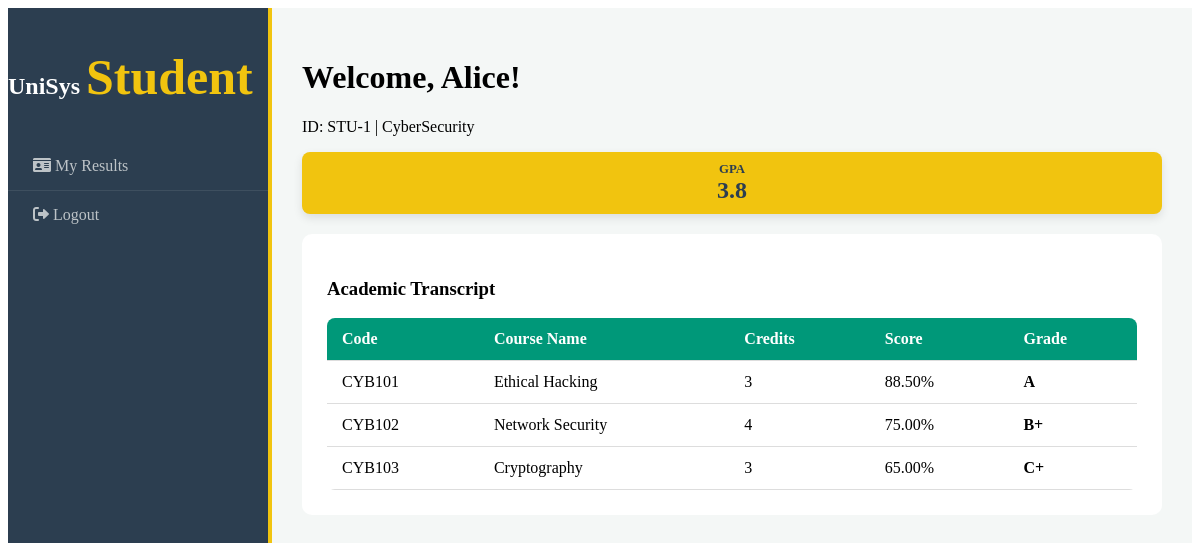
The page /php/student_portal.php (signed in) on the database its author committed.
### tables this page shows
CREATE TABLE `students` (
  `student_id` int(11) NOT NULL,
  `first_name` varchar(50) NOT NULL,
  `last_name` varchar(50) NOT NULL,
  `email` varchar(100) NOT NULL,
  `password` varchar(255) DEFAULT '123456',
  `dept_id` int(11) DEFAULT NULL,
  `registration_no` varchar(20) GENERATED ALWAYS AS (concat('STU-',`student_id`)) VIRTUAL
);

CREATE TABLE `departments` (
  `dept_id` int(11) NOT NULL,
  `dept_name` varchar(100) NOT NULL
);

CREATE TABLE `grades` (
  `grade_id` int(11) NOT NULL,
  `student_id` int(11) NOT NULL,
  `course_id` int(11) NOT NULL,
  `score` decimal(5,2) NOT NULL,
  `grade_letter` varchar(2) NOT NULL
);

CREATE TABLE `courses` (
  `course_id` int(11) NOT NULL,
  `course_code` varchar(20) NOT NULL,
  `course_name` varchar(100) NOT NULL,
  `credits` int(11) NOT NULL,
  `dept_id` int(11) DEFAULT NULL
);

### php/student_portal.php (the view, shortened to what this page needs)
<?php
include 'db_connect.php';
$student_id = $_SESSION['student_id'];
$stmt = $conn->prepare("SELECT s.*, d.dept_name FROM students s
                        JOIN departments d ON s.dept_id = d.dept_id
                        WHERE s.student_id = ?");
$stmt->bind_param("i", $student_id);
$stmt->execute();
$student = $stmt->get_result()->fetch_assoc();
$query = "SELECT g.*, c.course_name, c.course_code, c.credits
          FROM grades g
          JOIN courses c ON g.course_id = c.course_id
          WHERE g.student_id = ?";
$stmt = $conn->prepare($query);
$stmt->bind_param("i", $student_id);
$stmt->execute();
$results = $stmt->get_result();
$total_points = 0;
$total_credits = 0;
$grade_data = [];
while($row = $results->fetch_assoc()) {
    $grade_data[] = $row;
    $total_points += ($row['score'] * $row['credits']);
    $total_credits += $row['credits'];
}
$gpa = ($total_credits > 0) ? round(($total_points / ($total_credits * 100)) * 5, 2) : 0;
?>
<!DOCTYPE html>
<html>
<head>
    <link rel="stylesheet" href="style.css">
    <link rel="stylesheet" href="https://cdnjs.cloudflare.com/ajax/libs/font-awesome/6.0.0/css/all.min.css">
</head>
<body>
    <div class="dashboard-wrapper">
        <div class="sidebar student-theme">
            <div class="logo-container">
                <h2>UniSys <span style="font-size: 50px; color: #f1c40f;">Student</span></h2>
            </div>
            <ul class="nav-links">
                <li><a href="#"><i class="fas fa-id-card"></i> My Results</a></li>
                <li class="logout-item"><a href="logout.php"><i class="fas fa-sign-out-alt"></i> Logout</a></li>
            </ul>
        </div>
        <div class="main-content">
            <header class="main-header">
                <div>
                    <h1>Welcome, <?php echo $student['first_name']; ?>!</h1>
                    <p>ID: <?php echo $student['registration_no']; ?> | <?php echo $student['dept_name']; ?></p>
                </div>
                <div class="gpa-badge">
                    <span>GPA</span>
                    <strong><?php echo $gpa; ?></strong>
                </div>
            </header>
            <div class="transcript-container">
                <h3>Academic Transcript</h3>
                <table class="content-table">
                    <thead>
                        <tr>
                            <th>Code</th>
                            <th>Course Name</th>
                            <th>Credits</th>
                            <th>Score</th>
                            <th>Grade</th>
                        </tr>
                    </thead>
                    <tbody>
                        <?php if(count($grade_data) > 0): ?>
                            <?php foreach($grade_data as $row): ?>
                            <tr>
                                <td><?php echo $row['course_code']; ?></td>
                                <td><?php echo $row['course_name']; ?></td>
                                <td><?php echo $row['credits']; ?></td>
                                <td><?php echo $row['score']; ?>%</td>
                                <td><strong><?php echo $row['grade_letter']; ?></strong></td>
                            </tr>
                            <?php endforeach; ?>
                        <?php else: ?>
                            <tr><td colspan="5">No grades published yet.</td></tr>
                        <?php endif; ?>
                    </tbody>
                </table>
            </div>
        </div>
    </div>
</body>
</html>

### css/style.css (style rules this page uses)
.dashboard-wrapper { display: flex; min-height: 100vh; }
.sidebar { width: 260px; background: #2c3e50; color: white; display: flex; flex-direction: column; padding: 20px 0; }
.nav-links { list-style: none; padding: 0; flex: 1; }
.nav-links li a { display: block; padding: 15px 25px; color: #bdc3c7; text-decoration: none; transition: 0.3s; }
.logout-item { margin-top: auto; border-top: 1px solid #3e4f5f; }
.main-content { flex: 1; background: #f4f7f6; padding: 30px; }
.content-table { width: 100%; border-collapse: collapse; background: white; border-radius: 8px; overflow: hidden; }
.content-table thead tr { background-color: #009879; color: #ffffff; text-align: left; }
.content-table th, .content-table td { padding: 12px 15px; border-bottom: 1px solid #dddddd; }
.student-theme { background: #2c3e50 !important; border-right: 4px solid #f1c40f; }
.gpa-badge { background: #f1c40f; color: #2c3e50; padding: 10px 20px; border-radius: 8px; text-align: center; box-shadow: 0 4px 10px rgba(0,0,0,0.1); }
.gpa-badge span { display: block; font-size: 0.8rem; font-weight: bold; }
.gpa-badge strong { font-size: 1.5rem; }
.transcript-container { background: white; padding: 25px; border-radius: 10px; margin-top: 20px; }

### rows shown on the page
students: first_name "Alice", registration_no "STU-1", dept.dept_name "CyberSecurity"
grades: course.course_code "CYB101", course.course_name "Ethical Hacking", course.credits "3", score "88.50", grade_letter "A"
grades: course.course_code "CYB102", course.course_name "Network Security", course.credits "4", score "75.00", grade_letter "B+"
grades: course.course_code "CYB103", course.course_name "Cryptography", course.credits "3", score "65.00", grade_letter "C+"

### other values the page prints
$gpa "3.8"
